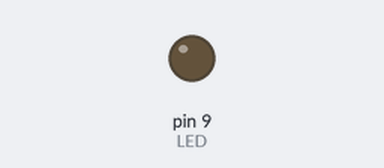
This sketch was run on a simulated Arduino Uno, built with avr-gcc and run on an emulated ATmega328P. On the bench: output pins drawn as LEDs (lit = HIGH).

Above: at 0.15 s.
Timing chart, 0 to 1.6 s (numbered marks = the images above):
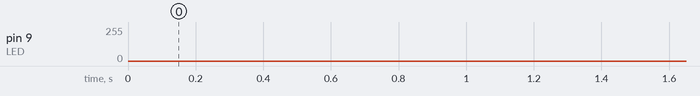

The sketch:

ex5-1.ino
```cpp
const int LED = 9;
const int DELAY = 1;

int i = 0;

void setup(){
  pinMode(LED, OUTPUT);
}

void loop()
{
  for(int i = 0; i < 255; i = i + 16) {
    analogWrite(LED, i);
    delay(DELAY);
  }
  for(int i = 255; i > 0; i--) {
    analogWrite(LED, i);
    delay(DELAY);
  }
}
```
